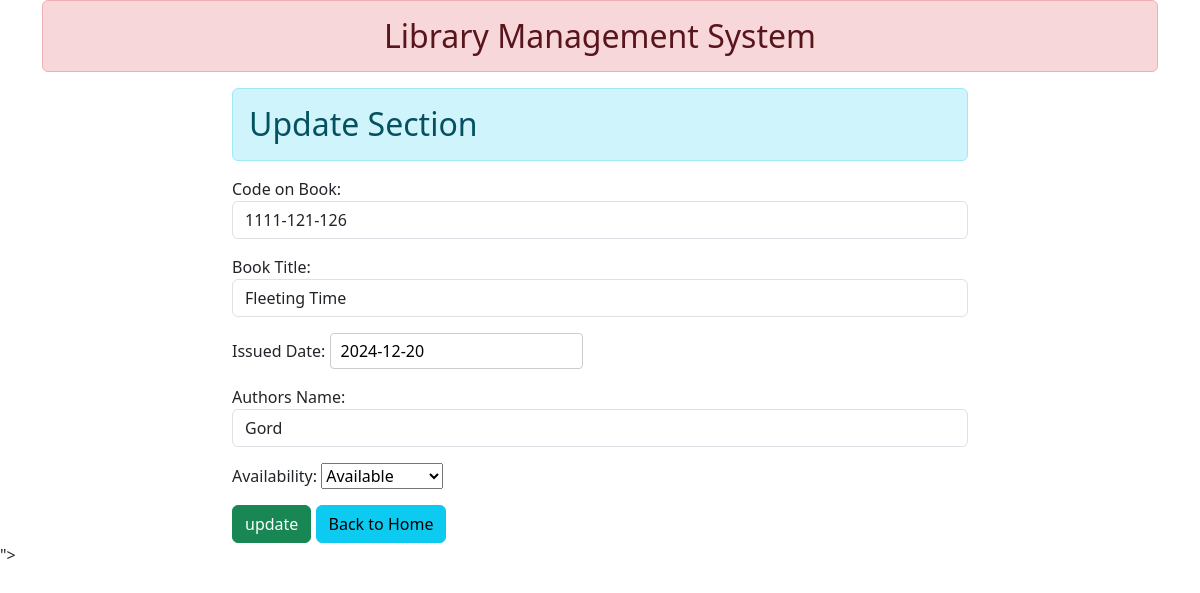
Screenshot of //54 with the database file from the repository.
### app1/models.py (models this page shows, shortened)
class Books(models.Model):
    reg = models.CharField(max_length=70,verbose_name='Code on Book')
    title = models.CharField(max_length=70,verbose_name='Book Title')
    issued = models.DateField(verbose_name='Issued Date')
    author = models.CharField(max_length=70,verbose_name='Authors Name')
    availability = models.CharField(max_length=15, choices=Availability.choices,default=Availability.AVAILABLE)

### app1/views.py (the view)
# urls.py: path('/<int:id>',views.update_data,name='update')
def update_data(request, id):
    book = get_object_or_404(Books, pk=id)  # Ensure book exists before update
    if request.method == 'POST':
        det = BookRegistration(request.POST, instance=book)  # Update existing book
        if det.is_valid():
            det.save()  # Success message
            return HttpResponseRedirect('/')  # Redirect to homepage after update
        else:
            messages.error(request, 'Please correct the errors in the form.')  # Error message
    else:
        det = BookRegistration(instance=book)  # Pre-populate the form for GET
    return render(request, 'new.html', {'form': det})

### app1/forms.py
class BookRegistration(forms.ModelForm):
    class Meta:
        model = Books
        fields = ['reg', 'title', 'issued', 'author', 'availability']
        widgets = {
            'reg': forms.TextInput(attrs={'class':'form-control'}),
            'title': forms.TextInput(attrs={'class':'form-control'}),
            'issued': forms.DateInput(attrs={'class':'my_date','placeholder':'YYYY-MM-DD'}),
            'author': forms.TextInput(attrs={'class':'form-control'}),
        }

### templates/new.html (shortened to what this page needs)
{% extends 'templates/index.html'%}
{% block content%}
<div class="row">
    <div class="col-sm-8 offset-2">
        <h2 class="alert alert-info">Update Section</h2>
        <form action="" method="post">
            {{form.as_p}}
            <input type="submit" value="update" class="btn btn-success">
            <a href="{% url 'home' %} "class="btn btn-info">Back to Home</a>
        </form>
    </div>
</div>
{% endblock content %}

### app1/static/css/custom.css (style rules this page uses)
.my_date { display: inline-block; width: auto; padding: 5px 10px; border: 1px solid #ccc; border-radius: 4px; }

### rows the page displays
Books: reg "1111-121-126", title "Fleeting Time", issued "2024-12-20", author "Gord", availability "Available"
